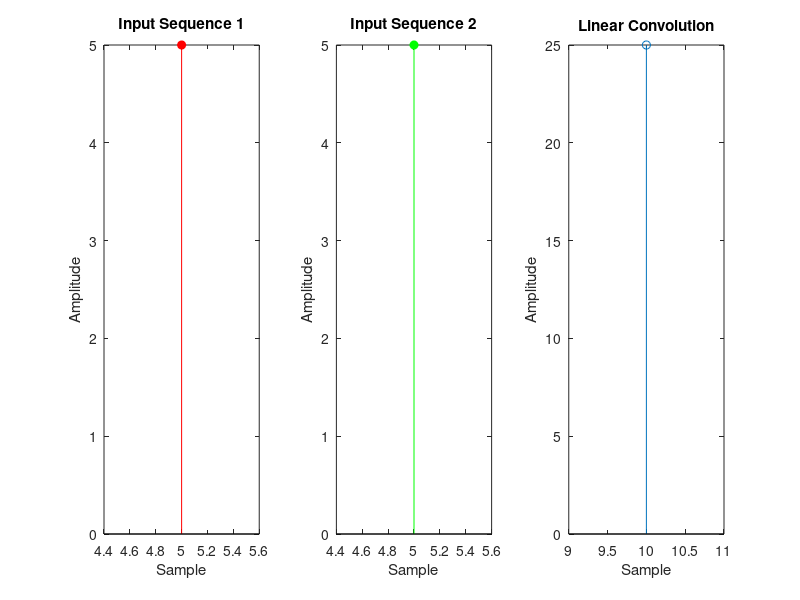

This chart was generated by the following MATLAB code:
clc;
close all;

x = input('Enter the input Sequence 1 : ');
spx = input('Enter the starting point of sequence 1 : ');
lx = length(x);
subplot(1,3,1);
stem(spx:spx+lx-1,x,'fill','r');
xlabel('Sample');
ylabel('Amplitude');
title('Input Sequence 1');

h = input('Enter the input Sequence 2 : ');
sph = input('Enter the starting point of sequence 2 : ');
lh = length(h);
subplot(1,3,2);
stem(sph:sph+lh-1,h,'fill','g');
xlabel('Sample');
ylabel('Amplitude');
title('Input Sequence 2');

y = conv(x,h);
ly = length(y);
subplot(1,3,3);
stem(spx+sph:spx+sph+ly-1,y);
xlabel('Sample');
ylabel('Amplitude');
title('Linear Convolution');
